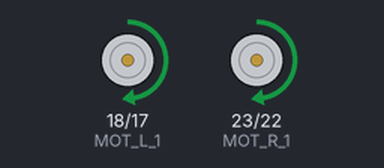
The program below on a simulated Raspberry Pi (BCM pin numbers). Shown: motor-driver pin pairs drawn as motors (green arrow = first pin HIGH = forward, orange = second pin HIGH = backward, longer = more drive). At 5.0 s the program stops and its outputs stay as they are.

Above: at 0.1 s.
At 5.1 s:
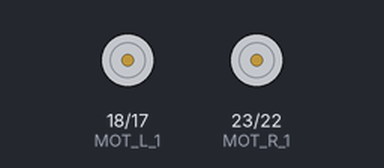
Timing chart, 0 to 6.5 s (numbered marks = the images above):
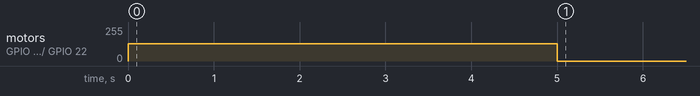

Measured:
- by itself, motor on GPIO 18 (MOT_L_1) / GPIO 17 (MOT_L_2), motor on GPIO 23 (MOT_R_1) / GPIO 22 (MOT_R_2): stopped → forward 128/255 at 0.00 s, → stopped 5.0 s later

The program:

motor_drive_2.py
```python
from gpiozero import PWMOutputDevice #RaspiのGPIOを使うためのライブラリ
from time import sleep # sleepを使う

MOT_R_1 = PWMOutputDevice(pin=23, frequency=60) #GPIO23 60HzでPWM
MOT_R_2 = PWMOutputDevice(pin=22, frequency=60) #GPIO22 60HzでPWM
MOT_L_1 = PWMOutputDevice(pin=18, frequency=60) #GPIO18 60HzでPWM
MOT_L_2 = PWMOutputDevice(pin=17, frequency=60) #GPIO17 60HzでPWM

MOT_R_1.value = 0.5 #duty50%でPWM出力
MOT_R_2.value = 0
MOT_L_1.value = 0.5 #duty50%でPWM出力
MOT_L_2.value = 0
sleep(5)
MOT_R_1.value = 0 #PWM出力停止
MOT_R_2.value = 0
MOT_L_1.value = 0 #PWM出力停止
MOT_L_2.value = 0
```
